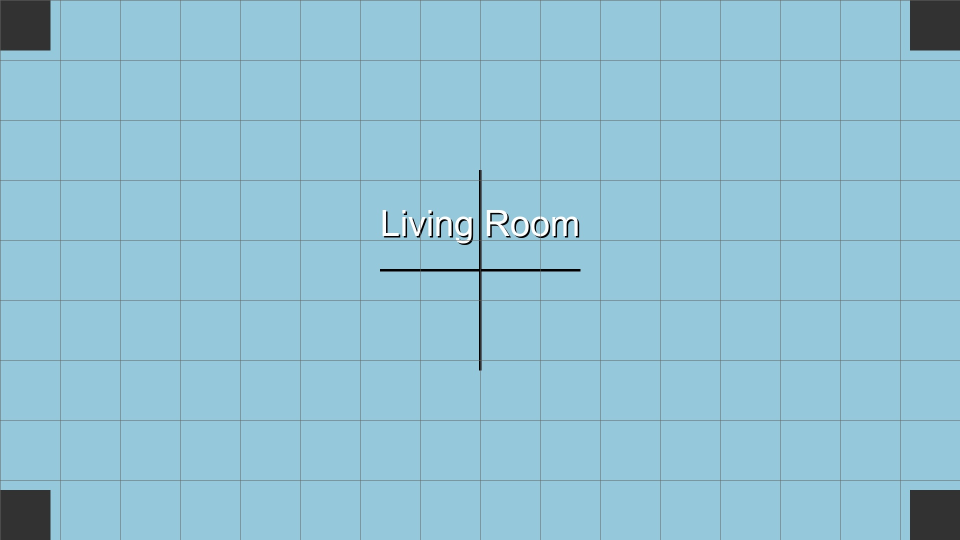
#> input picture test_images/living_room.jpg, 1920 x 1080 px (shown at 1/2 size)
$ python create_compatible_video.py
#> lines starting #> are read from the running program, lines starting #| are printed output that depends on the picture
"""
Create a compatible MP4 video using direct OpenCV with MP4V codec
"""
import os
import cv2
import numpy as np
from PIL import Image
import logging

logging.basicConfig(level=logging.INFO)
logger = logging.getLogger(__name__)

def create_compatible_mp4(image_paths, output_path):
    """Create MP4 with most compatible settings"""
#> called with output_path = 'test_compatible.mp4'

    # Video settings
    fps = 24
    width, height = 854, 480

    # Try different codecs in order of compatibility
    codecs = [
        ('MP4V', cv2.VideoWriter_fourcc(*'MP4V')),
        ('mp4v', cv2.VideoWriter_fourcc(*'mp4v')),
        ('XVID', cv2.VideoWriter_fourcc(*'XVID')),
        ('MJPG', cv2.VideoWriter_fourcc(*'MJPG'))
    ]

    writer = None
    used_codec = None

    for codec_name, fourcc in codecs:
        try:
            writer = cv2.VideoWriter(output_path, fourcc, fps, (width, height), True)
            if writer.isOpened():
                logger.info(f"Using codec: {codec_name}")
                used_codec = codec_name
                break
            else:
                writer.release()
                writer = None
        except Exception as e:
            logger.warning(f"Failed with codec {codec_name}: {e}")

    if not writer or not writer.isOpened():
        raise ValueError("Could not create video writer")

    # Process images
    for i, img_path in enumerate(image_paths):
        logger.info(f"Processing image {i+1}/{len(image_paths)}")

        # Load and resize image
        with Image.open(img_path) as img:
#> img is the input picture: PIL image 1920x1080 RGB; mean R, G, B 146.2, 195, 213.2
            if img.mode != 'RGB':
                img = img.convert('RGB')

            # Simple resize to fit frame
            img_aspect = img.width / img.height
#> img_aspect = 1.78
            frame_aspect = width / height

            if img_aspect > frame_aspect:
                new_width = width
                new_height = int(width / img_aspect)
            else:
                new_height = height
                new_width = int(height * img_aspect)
#> new_width = 853

            img = img.resize((new_width, new_height), Image.Resampling.LANCZOS)
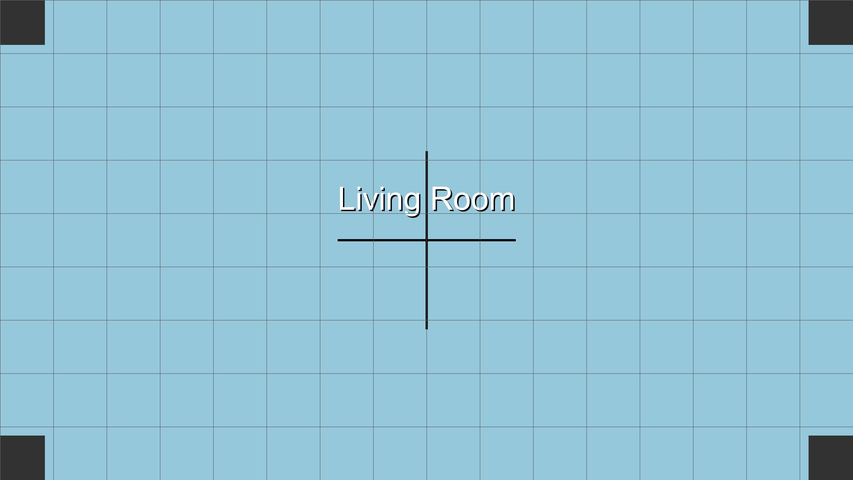
#> img: PIL image 853x480 RGB; mean R, G, B 146.2, 195, 213.2

            # Create black frame and paste image centered
            frame = Image.new('RGB', (width, height), (0, 0, 0))
#> frame: PIL image 854x480 RGB; every value is 0
            x = (width - new_width) // 2
#> x = 0
            y = (height - new_height) // 2
            frame.paste(img, (x, y))

            # Convert to numpy array
            frame_array = np.array(frame)

            # Convert RGB to BGR for OpenCV
            frame_bgr = cv2.cvtColor(frame_array, cv2.COLOR_RGB2BGR)

            # Write frame multiple times for duration (3 seconds per image)
            frames_per_image = int(fps * 3)
            for _ in range(frames_per_image):
                success = writer.write(frame_bgr)
                if not success:
                    logger.warning("Failed to write frame")
#> pass 2 of the loop in create_compatible_mp4, `for i, img_path in enumerate(image_paths):`:
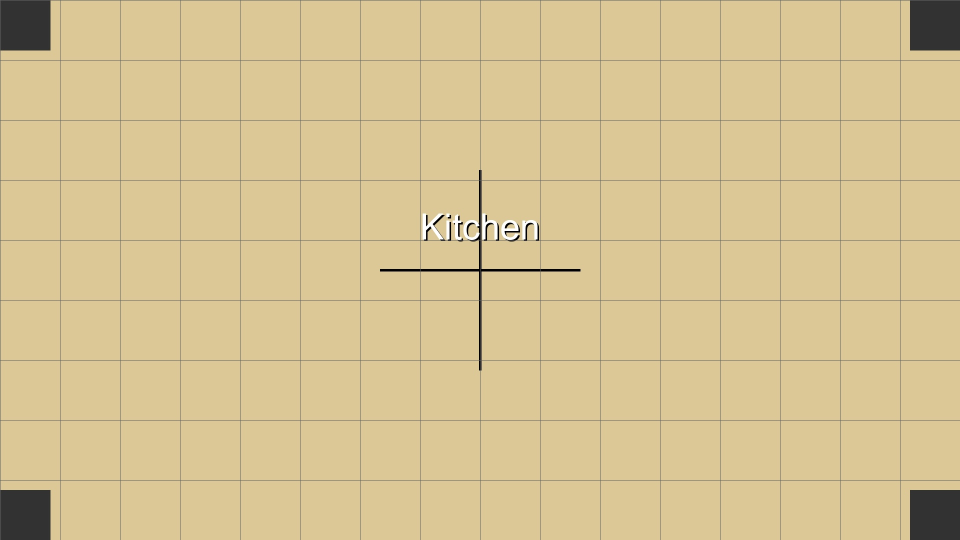
#> input picture test_images/kitchen.jpg, 1920 x 1080 px (shown at 1/2 size)
#> in create_compatible_mp4, img is the input picture: PIL image 1920x1080 RGB; mean R, G, B 214.2, 195, 147.1
#> in create_compatible_mp4, `img = img.resize((new_width, new_height), Image.Resampling.LANCZOS)`:
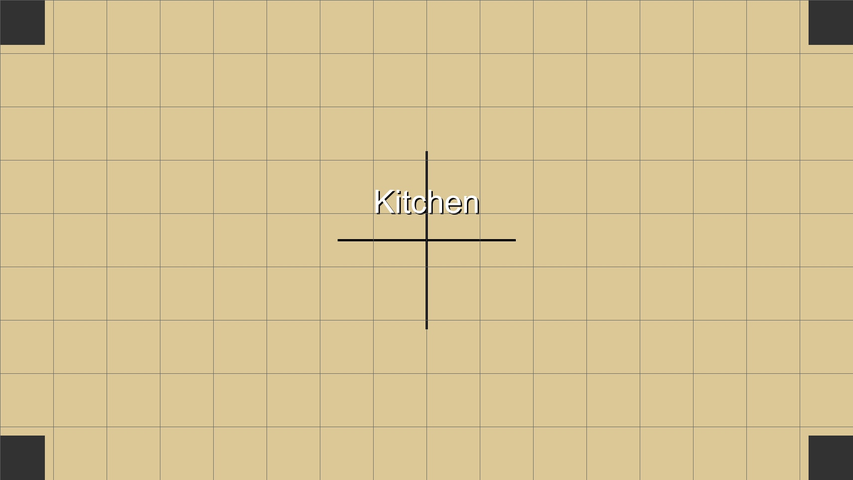
#> img: PIL image 853x480 RGB; mean R, G, B 214.3, 195, 147.2
#> pass 3 of the loop in create_compatible_mp4, `for i, img_path in enumerate(image_paths):`:
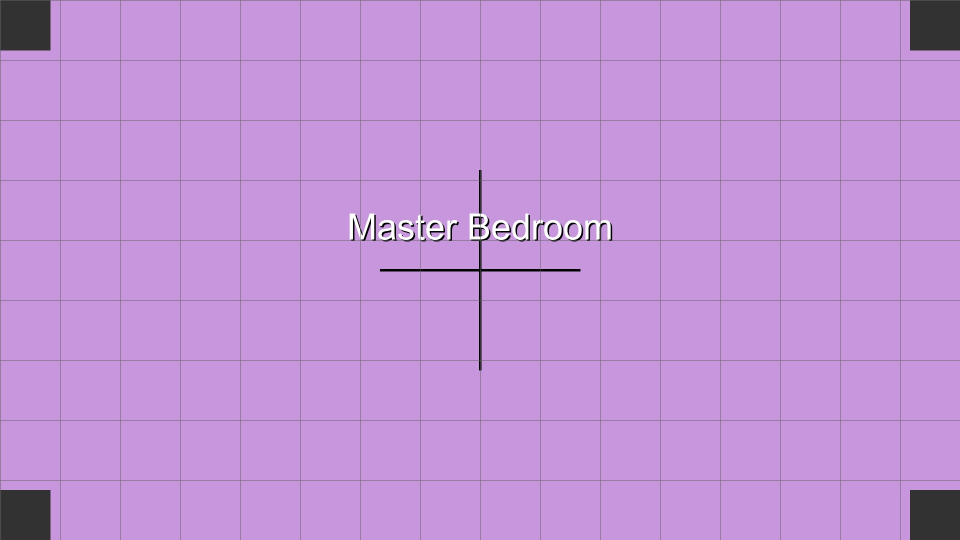
#> input picture test_images/bedroom.jpg, 1920 x 1080 px (shown at 1/2 size)
#> in create_compatible_mp4, img is the input picture: PIL image 1920x1080 RGB; mean R, G, B 194.9, 147.2, 215.1
#> in create_compatible_mp4, `img = img.resize((new_width, new_height), Image.Resampling.LANCZOS)`:
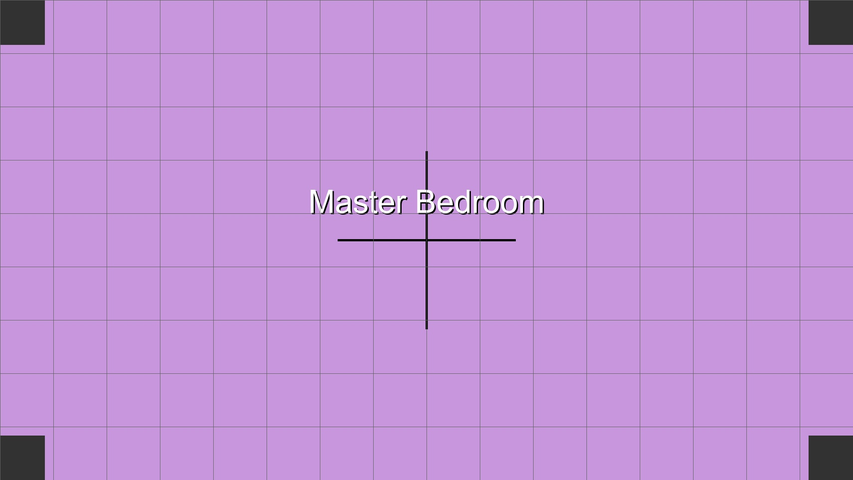
#> img: PIL image 853x480 RGB; mean R, G, B 194.9, 147.2, 215.1
#> the loop made 4 passes; the first 3 are shown

    # Release writer
    writer.release()

    # Verify output
    if os.path.exists(output_path):
        size = os.path.getsize(output_path)
        logger.info(f"Video created: {output_path} ({size / 1024 / 1024:.2f} MB) using codec: {used_codec}")
        return output_path
    else:
        raise ValueError("Failed to create video")

if __name__ == "__main__":
    test_images = [
        'test_images/living_room.jpg',
        'test_images/kitchen.jpg',
        'test_images/bedroom.jpg',
        'test_images/exterior.jpg'
    ]

    # Filter existing images
    existing_images = [img for img in test_images if os.path.exists(img)]

    if existing_images:
        output = create_compatible_mp4(existing_images, 'test_compatible.mp4')
        print(f"Created: {output}")
    else:
        print("No test images found")
